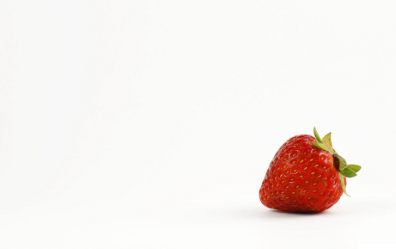
#> input picture morango.png, 396 x 249 px
$ python canny.py   (older library calls are emulated)
#> lines starting #> are read from the running program, lines starting #| are printed output that depends on the picture; after the words box and inside, x2 and y2 are one past the last pixel; in counts of white or black regions, pixels touching at a corner belong together
from __future__ import print_function
import numpy as np
import argparse
import mahotas
import cv2

image = cv2.imread("morango.png") #use always the same image in folder
#> image is the input picture: shape (249, 396, 3); mean B, G, R 235.3, 238.5, 245.3
image = cv2.cvtColor(image, cv2.COLOR_BGR2GRAY)
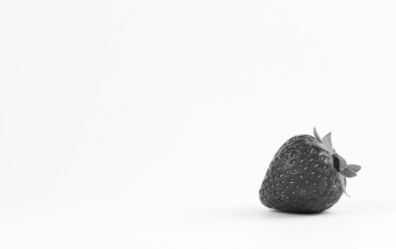
#> image: shape (249, 396); min 14, max 255, mean 240.3
cv2.imshow("Original", image)

image = cv2.GaussianBlur(image, (5, 5), 0)
cv2.imshow("Blurred", image)

canny = cv2.Canny(image, 30, 150)
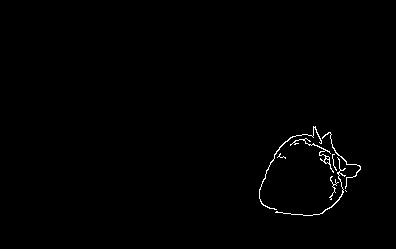
#> canny: shape (249, 396); 0.66% white in thin lines or dots, all inside (x1, y1, x2, y2) = (259, 126, 361, 216)
cv2.imshow("Canny", canny)
cv2.waitKey(0)
